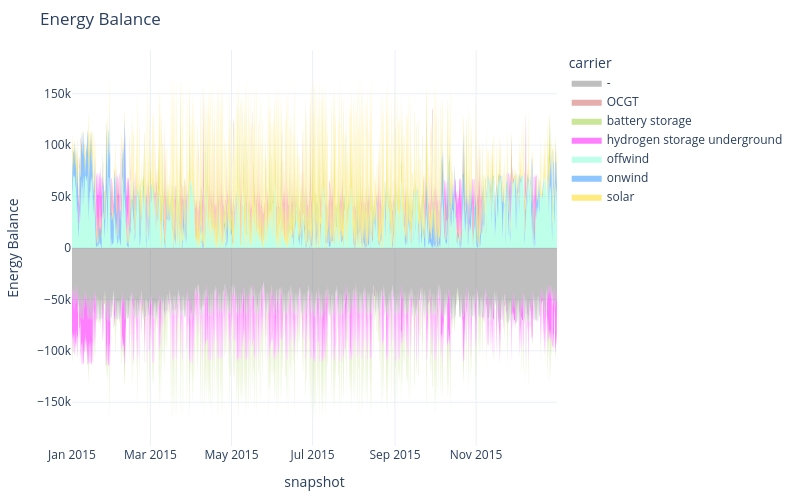

Notebook code cell kept with this figure:
### Markdown cell above
... we now see some storage. So how does the optimised dispatch of the system look like?

### Code cell
n.statistics.energy_balance.iplot()

### Figure 1 — Plotly figure (JSON) as saved in the notebook; plotly's stock layout.template omitted (floating-point values rounded to 4 significant figures; data arrays with more than 128 entries replaced by an {"elided": "..."} marker saying what was removed)
{"data": [{"fillpattern": {"shape": ""}, "hovertemplate": "carrier=offwind<br>snapshot=%{x}<br>Energy Balance=%{y}<extra></extra>", "legendgroup": "offwind", "line": {"color": "aquamarine", "width": 0}, "marker": {"symbol": "circle"}, "mode": "lines", "name": "offwind", "orientation": "v", "showlegend": false, "stackgroup": "positive", "type": "scatter", "x": {"elided": "2052 str values"}, "xaxis": "x", "y": {"elided": "2052 float values"}, "yaxis": "y"}, {"fillpattern": {"shape": ""}, "hovertemplate": "carrier=onwind<br>snapshot=%{x}<br>Energy Balance=%{y}<extra></extra>", "legendgroup": "onwind", "line": {"color": "dodgerblue", "width": 0}, "marker": {"symbol": "circle"}, "mode": "lines", "name": "onwind", "orientation": "v", "showlegend": false, "stackgroup": "positive", "type": "scatter", "x": {"elided": "1060 str values"}, "xaxis": "x", "y": {"elided": "1060 float values"}, "yaxis": "y"}, {"fillpattern": {"shape": ""}, "hovertemplate": "carrier=solar<br>snapshot=%{x}<br>Energy Balance=%{y}<extra></extra>", "legendgroup": "solar", "line": {"color": "gold", "width": 0}, "marker": {"symbol": "circle"}, "mode": "lines", "name": "solar", "orientation": "v", "showlegend": false, "stackgroup": "positive", "type": "scatter", "x": {"elided": "1141 str values"}, "xaxis": "x", "y": {"elided": "1141 float values"}, "yaxis": "y"}, {"fillpattern": {"shape": ""}, "hovertemplate": "carrier=battery storage<br>snapshot=%{x}<br>Energy Balance=%{y}<extra></extra>", "legendgroup": "battery storage", "line": {"color": "yellowgreen", "width": 0}, "marker": {"symbol": "circle"}, "mode": "lines", "name": "battery storage", "orientation": "v", "showlegend": false, "stackgroup": "positive", "type": "scatter", "x": {"elided": "771 str values"}, "xaxis": "x", "y": {"elided": "771 float values"}, "yaxis": "y"}, {"fillpattern": {"shape": ""}, "hovertemplate": "carrier=hydrogen storage underground<br>snapshot=%{x}<br>Energy Balance=%{y}<extra></extra>", "legendgroup": "hydrogen storage underground", "line": {"color": "magenta", "width": 0}, "marker": {"symbol": "circle"}, "mode": "lines", "name": "hydrogen storage underground", "orientation": "v", "showlegend": false, "stackgroup": "positive", "type": "scatter", "x": {"elided": "409 str values"}, "xaxis": "x", "y": {"elided": "409 float values"}, "yaxis": "y"}, {"fillpattern": {"shape": ""}, "hovertemplate": "carrier=-<br>snapshot=%{x}<br>Energy Balance=%{y}<extra></extra>", "legendgroup": "-", "line": {"color": "gray", "width": 0}, "marker": {"symbol": "circle"}, "mode": "lines", "name": "-", "orientation": "v", "showlegend": false, "stackgroup": "negative", "type": "scatter", "x": {"elided": "2190 str values"}, "xaxis": "x", "y": {"elided": "2190 float values"}, "yaxis": "y"}, {"fillpattern": {"shape": ""}, "hovertemplate": "carrier=hydrogen storage underground<br>snapshot=%{x}<br>Energy Balance=%{y}<extra></extra>", "legendgroup": "hydrogen storage underground", "line": {"color": "magenta", "width": 0}, "marker": {"symbol": "circle"}, "mode": "lines", "name": "hydrogen storage underground", "orientation": "v", "showlegend": false, "stackgroup": "negative", "type": "scatter", "x": {"elided": "990 str values"}, "xaxis": "x", "y": {"elided": "990 float values"}, "yaxis": "y"}, {"fillpattern": {"shape": ""}, "hovertemplate": "carrier=battery storage<br>snapshot=%{x}<br>Energy Balance=%{y}<extra></extra>", "legendgroup": "battery storage", "line": {"color": "yellowgreen", "width": 0}, "marker": {"symbol": "circle"}, "mode": "lines", "name": "battery storage", "orientation": "v", "showlegend": false, "stackgroup": "negative", "type": "scatter", "x": {"elided": "591 str values"}, "xaxis": "x", "y": {"elided": "591 float values"}, "yaxis": "y"}, {"fillpattern": {"shape": ""}, "hovertemplate": "carrier=-<br>snapshot=%{x}<br>Energy Balance=%{y}<extra></extra>", "legendgroup": "-", "line": {"color": "gray", "width": 0}, "marker": {"symbol": "circle"}, "mode": "lines", "name": "-", "orientation": "v", "showlegend": true, "stackgroup": "1", "type": "scatter", "x": ["2015-12-31T20:00:00.000000000"], "xaxis": "x", "y": [NaN], "yaxis": "y"}, {"fillpattern": {"shape": ""}, "hovertemplate": "carrier=OCGT<br>snapshot=%{x}<br>Energy Balance=%{y}<extra></extra>", "legendgroup": "OCGT", "line": {"color": "indianred", "width": 0}, "marker": {"symbol": "circle"}, "mode": "lines", "name": "OCGT", "orientation": "v", "showlegend": true, "stackgroup": "1", "type": "scatter", "x": ["2015-12-31T20:00:00.000000000"], "xaxis": "x", "y": [NaN], "yaxis": "y"}, {"fillpattern": {"shape": ""}, "hovertemplate": "carrier=battery storage<br>snapshot=%{x}<br>Energy Balance=%{y}<extra></extra>", "legendgroup": "battery storage", "line": {"color": "yellowgreen", "width": 0}, "marker": {"symbol": "circle"}, "mode": "lines", "name": "battery storage", "orientation": "v", "showlegend": true, "stackgroup": "1", "type": "scatter", "x": ["2015-12-31T20:00:00.000000000"], "xaxis": "x", "y": [NaN], "yaxis": "y"}, {"fillpattern": {"shape": ""}, "hovertemplate": "carrier=hydrogen storage underground<br>snapshot=%{x}<br>Energy Balance=%{y}<extra></extra>", "legendgroup": "hydrogen storage underground", "line": {"color": "magenta", "width": 0}, "marker": {"symbol": "circle"}, "mode": "lines", "name": "hydrogen storage underground", "orientation": "v", "showlegend": true, "stackgroup": "1", "type": "scatter", "x": ["2015-12-31T20:00:00.000000000"], "xaxis": "x", "y": [NaN], "yaxis": "y"}, {"fillpattern": {"shape": ""}, "hovertemplate": "carrier=offwind<br>snapshot=%{x}<br>Energy Balance=%{y}<extra></extra>", "legendgroup": "offwind", "line": {"color": "aquamarine", "width": 0}, "marker": {"symbol": "circle"}, "mode": "lines", "name": "offwind", "orientation": "v", "showlegend": true, "stackgroup": "1", "type": "scatter", "x": ["2015-12-31T20:00:00.000000000"], "xaxis": "x", "y": [NaN], "yaxis": "y"}, {"fillpattern": {"shape": ""}, "hovertemplate": "carrier=onwind<br>snapshot=%{x}<br>Energy Balance=%{y}<extra></extra>", "legendgroup": "onwind", "line": {"color": "dodgerblue", "width": 0}, "marker": {"symbol": "circle"}, "mode": "lines", "name": "onwind", "orientation": "v", "showlegend": true, "stackgroup": "1", "type": "scatter", "x": ["2015-12-31T20:00:00.000000000"], "xaxis": "x", "y": [NaN], "yaxis": "y"}, {"fillpattern": {"shape": ""}, "hovertemplate": "carrier=solar<br>snapshot=%{x}<br>Energy Balance=%{y}<extra></extra>", "legendgroup": "solar", "line": {"color": "gold", "width": 0}, "marker": {"symbol": "circle"}, "mode": "lines", "name": "solar", "orientation": "v", "showlegend": true, "stackgroup": "1", "type": "scatter", "x": ["2015-12-31T20:00:00.000000000"], "xaxis": "x", "y": [NaN], "yaxis": "y"}], "layout": {"height": 500, "hovermode": "x", "legend": {"title": {"text": "carrier"}, "tracegroupgap": 0}, "margin": {"b": 50, "l": 50, "r": 50, "t": 50}, "title": {"text": "Energy Balance"}, "width": 800, "xaxis": {"anchor": "y", "domain": [0, 1], "title": {"text": "snapshot"}}, "yaxis": {"anchor": "x", "domain": [0, 1], "title": {"text": "Energy Balance"}}}}
